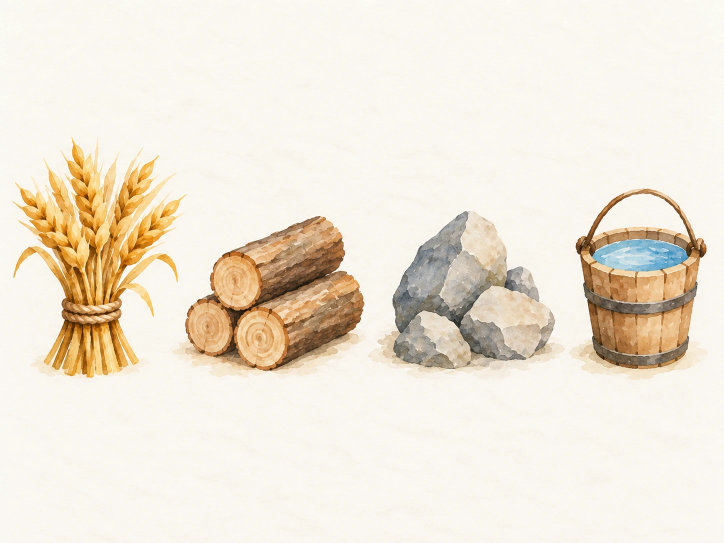
#> input picture art/recursos.webp, 1448 x 1086 px, found by its file name (shown at 1/2 size)
$ python prepare-resources.py
#> lines starting #> are read from the running program, lines starting #| are printed output that depends on the picture
"""Recorta los iconos de recursos de art/recursos.webp con fondo transparente y algo desaturados.

Uso: python3 scripts/prepare-resources.py [vista_previa.png]
Salida: public/assets/resources/{comida,madera,piedra,agua}.webp
"""
import sys
import numpy as np
from PIL import Image, ImageEnhance

a = np.asarray(Image.open('art/recursos.webp').convert('RGB')).astype(float)
paper = np.median(np.concatenate([a[:12].reshape(-1, 3), a[-12:].reshape(-1, 3)]), axis=0)
#> paper = [250, 246, 241]
d = np.sqrt(((a - paper) ** 2).sum(-1))
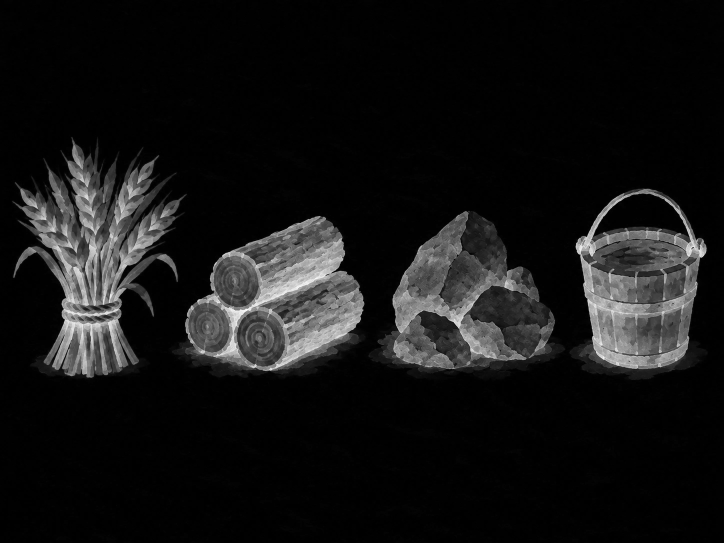
#> d: shape (1086, 1448) float64 (shown at 1/2 size); min 0, max 408.5, mean 33.6; drawn with min black and max white
alpha = np.clip((d - 14) / 26, 0, 1)
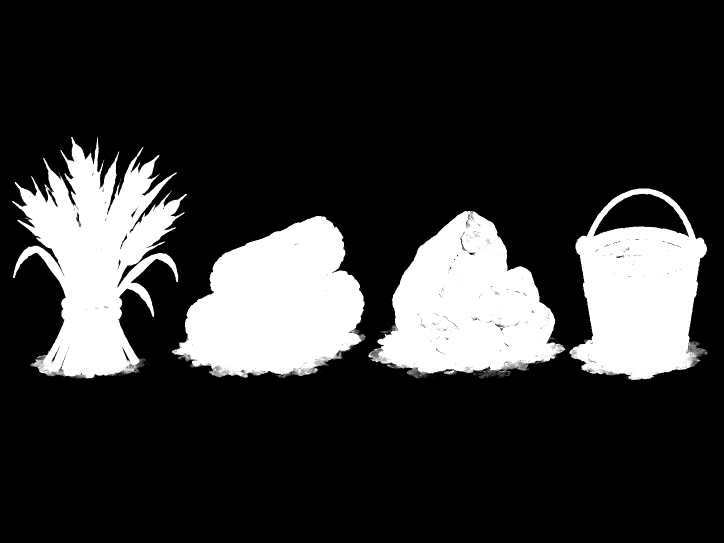
#> alpha: shape (1086, 1448) float64 (shown at 1/2 size); min 0, max 1, mean 0.198
runs = [(20, 364), (364, 735), (737, 1132), (1136, 1424)]  # columnas de comida, madera, piedra, agua
SATURATION = 0.72  # desaturado suave
out = []
for name, (x0, x1) in zip(['comida', 'madera', 'piedra', 'agua'], runs):
    rows = np.nonzero((alpha[:, x0:x1] > 0.5).any(1))[0]
    y0, y1 = rows.min(), rows.max() + 1
    rgb = Image.fromarray(a[y0:y1, x0:x1].astype(np.uint8))
    rgb = ImageEnhance.Color(rgb).enhance(SATURATION)
    im = rgb.convert('RGBA')
    im.putalpha(Image.fromarray((alpha[y0:y1, x0:x1] * 255).astype(np.uint8)))
    S = max(im.size) + 8
    can = Image.new('RGBA', (S, S), (0, 0, 0, 0))
    can.alpha_composite(im, ((S - im.width) // 2, (S - im.height) // 2))
    can = can.resize((128, 128), Image.LANCZOS)
    can.save(f'public/assets/resources/{name}.webp', quality=90)
    out.append(can)
#> this loop made 4 passes
#> (y0, y1) on passes 1 to 4: (274, 757), (388, 755), (422, 756), (377, 760)
#> pass 1, `rgb = Image.fromarray(a[y0:y1, x0:x1].astype(np.uint8))`:
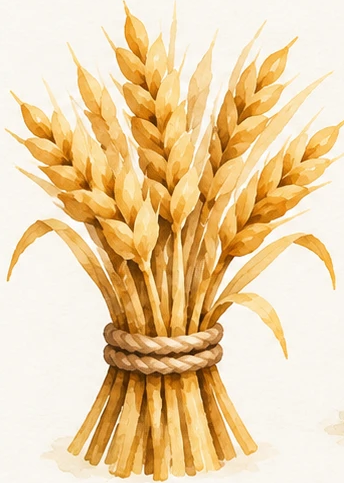
#> rgb: PIL image 344x483 RGB; mean R, G, B 236.4, 209.1, 166.5
#> pass 1, `rgb = ImageEnhance.Color(rgb).enhance(SATURATION)`:
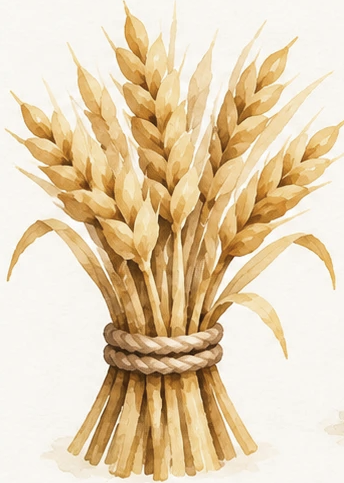
#> rgb: PIL image 344x483 RGB; mean R, G, B 229.3, 209.7, 178.9
#> after the loop:
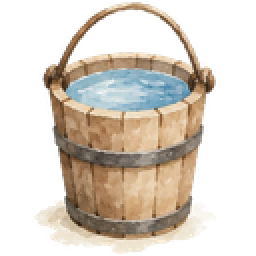
#> can: PIL image 128x128 RGBA (shown 2 times larger); mean R, G, B, A 88.7, 79.6, 68.2, 112.4; transparent parts drawn white
#> after the loop:
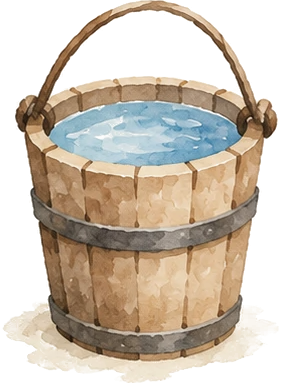
#> im: PIL image 288x383 RGBA; mean R, G, B, A 203, 190.4, 173.9, 155.8; transparent parts drawn white
#> after the loop, out = 4 items

if len(sys.argv) > 1:
    prev = Image.new('RGBA', (128 * 4, 128), (240, 232, 215, 255))
    for i, im in enumerate(out):
        prev.alpha_composite(im, (i * 128, 0))
    prev.save(sys.argv[1])
